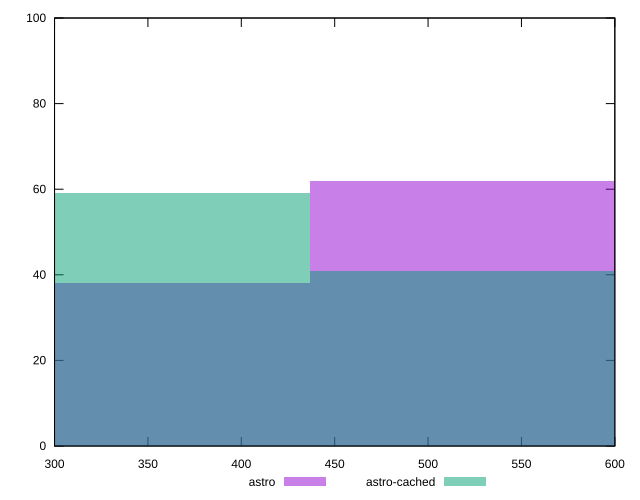

Generate this figure with gnuplot:
reset

$astro <<EOF
524.2066822656711 62
349.47112151044746 38
EOF

$astroCached <<EOF
524.2066822656711 41
349.47112151044746 59
EOF

set key outside below
set boxwidth 174.73556075522373
set xrange [300:600]
set yrange [0:100]
set trange [0:100]
set style fill transparent solid 0.5 noborder
set terminal svg size 640, 500 enhanced background rgb 'white'
set output "reports/report_00033_2021-03-01T14-23-16.841Z/unused-css-rules/comparison/histogram/0_vs_1.svg"

plot $astro title "astro" with boxes, \
     $astroCached title "astro-cached" with boxes

reset
